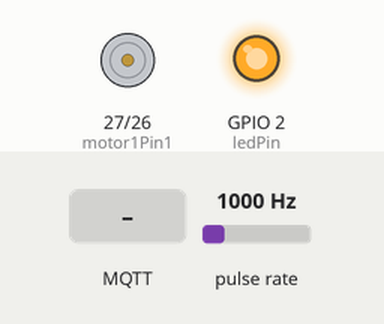
A sketch run on a simulated ESP32. Parts: motor-driver pin pairs drawn as motors (green arrow = first pin HIGH = forward, orange = second pin HIGH = backward, longer = more drive, scaled by the enable pin), output pins drawn as LEDs (lit = HIGH). Wiring (inferred from the names in the program): pulse sensor: data GPIO 34. Dashed ring = blinking. The test bench sets the inputs (shaded band); at power-on: pulse rate 1000 Hz. WiFi joins after 1.5 s; servers stay silent unless stated; no MQTT or app messages arrive unless stated; what the sketch prints to the serial monitor is not drawn.

Above: at 3.3 s.
3.4 s: MQTT message "LOW" arrives on the first subscribed topic
At 3.9 s:
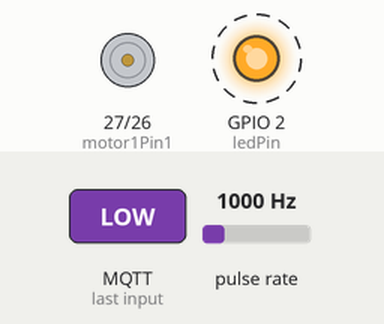
9.4 s: MQTT message "off" arrives on the first subscribed topic
At 10.0 s:
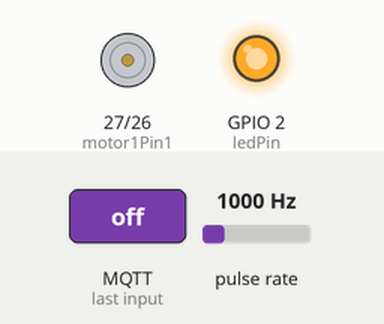
Timing chart, 0 to 12.4 s (numbered marks = the images above; inputs shaded):
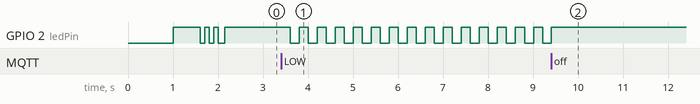

The sketch:

Combo-code.ino
```cpp
#include <WiFi.h>
#include <PubSubClient.h>

// ===== WiFi =====
const char* ssid = "Redmi Note 11";
const char* password = "mywifi123";

// ===== MQTT =====
const char* mqtt_server = "broker.hivemq.com";
WiFiClient espClient;
PubSubClient client(espClient);

// ===== Motor pins =====
const int motor1Pin1 = 27;
const int motor1Pin2 = 26;
const int enable1Pin = 12; // PWM pin

// ===== Sensor encoder =====
const int sensorPin = 34;       // hall/encoder input
volatile uint32_t pulseCount = 0;

// Encoder config
const uint16_t pulsesPerRev = 1;      // ganti sesuai encoder kamu (mis. 20 PPR)
const uint32_t rpmIntervalMs = 1000;  // sampling RPM tiap 1 detik

// ===== Target RPM per mode =====
const int targetLowRPM = 200;
const int targetMediumRPM = 2000;
const int targetHighRPM = 8000;

// ===== Mode & state =====
enum SpeedMode { MODE_OFF, MODE_LOW, MODE_MEDIUM, MODE_HIGH };
volatile SpeedMode mode = MODE_OFF;
float targetRPM = 0.0f;

// ===== LED indikator =====
const int ledPin = 2;
unsigned long lastLedToggle = 0;
bool ledState = false;

// ===== PWM setup =====
const int pwmChannel = 0;
const int freq = 20000;     // 20 kHz untuk driver motor yang lebih halus
const int resolution = 8;   // 8-bit (0–255)
int duty = 0;               // duty cycle current

// ===== PID control (tuning) =====
// Catatan: mulai dari nilai konservatif, sesuaikan di lapangan:
// - Kp: seberapa agresif merespons error RPM
// - Ki: hilangkan steady-state error (hati-hati wind-up)
// - Kd: redam perubahan cepat (noise dari encoder rendah resolusi)
float Kp = 0.08f;     // gain proporsional
float Ki = 0.02f;     // gain integral
float Kd = 0.00f;     // gain derivatif (set 0 dulu; naikkan jika respons terlalu “melompat”)
float integral = 0.0f;
float lastError = 0.0f;

// Anti-windup untuk integral
const float integralMin = -5000.0f;
const float integralMax =  5000.0f;

// RPM smoothing (optional)
float rpmFiltered = 0.0f;
const float rpmAlpha = 0.5f;  // 0–1; makin tinggi makin responsif, makin rendah makin halus

// Waktu
unsigned long lastRpmTime = 0;

// ===== Interrupt hitung pulsa =====
void IRAM_ATTR countPulse() {
  pulseCount++;
}

// ===== WiFi connect =====
void setup_wifi() {
  WiFi.begin(ssid, password);
  Serial.print("Connecting to WiFi");
  while (WiFi.status() != WL_CONNECTED) {
    delay(500);
    Serial.print(".");
    // LED kedip pelan saat belum konek WiFi
    digitalWrite(ledPin, (millis() % 1000 < 500) ? HIGH : LOW);
  }
  Serial.println("\nWiFi connected");
  Serial.print("IP address: ");
  Serial.println(WiFi.localIP());

  // LED berkedip cepat 3x tanda WiFi tersambung
  for (int i = 0; i < 3; i++) {
    digitalWrite(ledPin, HIGH); delay(100);
    digitalWrite(ledPin, LOW);  delay(100);
  }
}

// ===== MQTT callback =====
void callback(char* topic, byte* message, unsigned int length) {
  String msg; msg.reserve(length);
  for (unsigned int i = 0; i < length; i++) msg += (char)message[i];
  msg.trim();
  Serial.print("Pesan: "); Serial.println(msg);

  if (msg == "off") {
    mode = MODE_OFF;
    targetRPM = 0;
    integral = 0;
    lastError = 0;
    duty = 0;
    digitalWrite(motor1Pin1, LOW);
    digitalWrite(motor1Pin2, LOW);
    ledcWrite(pwmChannel, 0);
    Serial.println("Motor OFF");
  } else if (msg == "LOW") {
    mode = MODE_LOW;
    targetRPM = targetLowRPM;
    integral = 0; lastError = 0;
    digitalWrite(motor1Pin1, LOW);
    digitalWrite(motor1Pin2, HIGH);
    Serial.println("Motor LOW target 200 RPM");
  } else if (msg == "MEDIUM") {
    mode = MODE_MEDIUM;
    targetRPM = targetMediumRPM;
    integral = 0; lastError = 0;
    digitalWrite(motor1Pin1, LOW);
    digitalWrite(motor1Pin2, HIGH);
    Serial.println("Motor MEDIUM target 2000 RPM");
  } else if (msg == "HIGH" || msg == "on") {
    mode = MODE_HIGH;
    targetRPM = targetHighRPM;
    integral = 0; lastError = 0;
    digitalWrite(motor1Pin1, LOW);
    digitalWrite(motor1Pin2, HIGH);
    Serial.println("Motor HIGH target 8000 RPM");
  }

  // Optional: set PID gains over MQTT, misal "SETKp=0.1"
  if (msg.startsWith("SETKp=")) Kp = msg.substring(6).toFloat();
  if (msg.startsWith("SETKi=")) Ki = msg.substring(6).toFloat();
  if (msg.startsWith("SETKd=")) Kd = msg.substring(6).toFloat();
  if (msg.startsWith("SETLOW="))  { /* ubah target low via MQTT */ float v = msg.substring(7).toFloat(); if (v>0) { /* keep */ } }
}

// ===== MQTT reconnect =====
void reconnect() {
  while (!client.connected()) {
    Serial.print("Attempting MQTT connection...");
    if (client.connect("ESP32MotorClient")) {
      Serial.println("connected");
      client.subscribe("esp32/motor/control"); // LOW/MEDIUM/HIGH/off & optional SETKp/SETKi/SETKd
    } else {
      Serial.print("failed, rc="); Serial.print(client.state());
      Serial.println(" retry in 5s...");
      delay(5000);
    }
  }
}

void setup() {
  Serial.begin(115200);

  pinMode(motor1Pin1, OUTPUT);
  pinMode(motor1Pin2, OUTPUT);
  pinMode(ledPin, OUTPUT);

  pinMode(sensorPin, INPUT_PULLUP);
  attachInterrupt(sensorPin, countPulse, RISING);

  // PWM
  ledcSetup(pwmChannel, freq, resolution);
  ledcAttachPin(enable1Pin, pwmChannel);

  setup_wifi();
  client.setServer(mqtt_server, 1883);
  client.setCallback(callback);

  mode = MODE_OFF;
  digitalWrite(motor1Pin1, LOW);
  digitalWrite(motor1Pin2, LOW);
  ledcWrite(pwmChannel, 0);

  lastRpmTime = millis();
}

// ===== PID step =====
int computePidDuty(float target, float actual, float dtSec) {
  // Error
  float error = target - actual;

  // Integral with anti-windup
  integral += error * dtSec;
  if (integral > integralMax) integral = integralMax;
  if (integral < integralMin) integral = integralMin;

  // Derivative
  float derivative = (error - lastError) / dtSec;
  lastError = error;

  // PID output (map ke duty 0–255)
  float output = Kp * error + Ki * integral + Kd * derivative;

  // Minimum duty to overcome dead-zone (kalibrasi sesuai motor/driver)
  const int minDuty = 20; // ~8% dari 255, sesuaikan di lapangan

  int dutyOut = (int)output;
  dutyOut = constrain(dutyOut, 0, 255);
  if (dutyOut > 0 && dutyOut < minDuty) dutyOut = minDuty;

  return dutyOut;
}

void loop() {
  if (!client.connected()) reconnect();
  client.loop();

  unsigned long now = millis();

  // Hitung RPM tiap interval
  if (now - lastRpmTime >= rpmIntervalMs) {
    // ambil pulsa secara atomic
    noInterrupts();
    uint32_t pulses = pulseCount;
    pulseCount = 0;
    interrupts();

    // hitung RPM
    float revs = (float)pulses / (float)pulsesPerRev;
    float rpm = revs * (60000.0f / rpmIntervalMs);

    // smoothing agar encoder low-res tidak bikin loncat
    rpmFiltered = (rpmAlpha * rpm) + ((1.0f - rpmAlpha) * rpmFiltered);

    Serial.print("RPM raw: "); Serial.print(rpm);
    Serial.print(" | RPM filt: "); Serial.println(rpmFiltered);

    // publish ke MQTT (pakai filtered biar gauge enak)
    char buf[20];
    dtostrf(rpmFiltered, 0, 1, buf);
    client.publish("esp32/motor/speed", buf);

    // PID control
    if (mode != MODE_OFF) {
      float dtSec = (float)rpmIntervalMs / 1000.0f;
      duty = computePidDuty(targetRPM, rpmFiltered, dtSec);
      ledcWrite(pwmChannel, duty);
    } else {
      duty = 0;
      ledcWrite(pwmChannel, 0);
    }

    lastRpmTime = now;
  }

  // LED indikator
  if (WiFi.status() != WL_CONNECTED) {
    // belum connect WiFi → kedip pelan
    if (now - lastLedToggle >= 1000) {
      ledState = !ledState;
      digitalWrite(ledPin, ledState);
      lastLedToggle = now;
    }
  } else if (WiFi.status() == WL_CONNECTED && mode == MODE_OFF) {
    // WiFi tersambung, motor idle → LED nyala stabil
    digitalWrite(ledPin, HIGH);
  } else {
    // WiFi tersambung, motor aktif → LED kedip cepat
    if (now - lastLedToggle >= 200) {
      ledState = !ledState;
      digitalWrite(ledPin, ledState);
      lastLedToggle = now;
    }
  }
}
```

Measured:
- after the input at 3.4 s, GPIO 2 (ledPin): alternates HIGH for 0.20 s and LOW for 0.20 s, starting after 0.20 s
- after the input at 9.4 s, GPIO 2 (ledPin): goes on until 9.4 s, then stays HIGH
- by itself, GPIO 2 (ledPin): alternates HIGH for 0.10 s and LOW for 0.10 s, 6 changes in all, then stays HIGH
